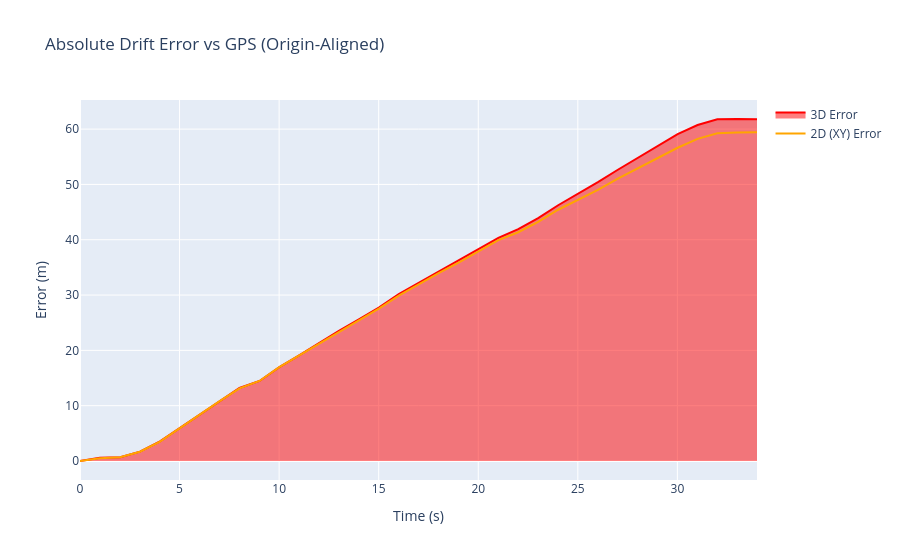

Source (notebook cell):
### Markdown cell above
## 7. Absolute Error Magnitude vs Time

### Code cell
if len(data_slam) > 0 and len(data_gps) > 0:
    # We must align the SLAM trajectory origin to the GPS origin for this to be valid.
    # Note: If there's an initial yaw offset, this error calculation will be artificially high.
    # A true analysis script (like analyze_run.py) uses Umeyama alignment to factor out yaw.
    
    # Calculate offset at start
    offset = gps_enu[0] - slam_pos_aligned[0]
    slam_pos_shifted = slam_pos_aligned + offset
    
    err = np.linalg.norm(slam_pos_shifted - gps_enu, axis=1)
    err_2d = np.linalg.norm(slam_pos_shifted[:,:2] - gps_enu[:,:2], axis=1)
    
    fig = go.Figure()
    fig.add_trace(go.Scatter(x=t_gps - t_gps[0], y=err, mode='lines', fill='tozeroy', name='3D Error', line=dict(color='red')))
    fig.add_trace(go.Scatter(x=t_gps - t_gps[0], y=err_2d, mode='lines', name='2D (XY) Error', line=dict(color='orange')))
    
    fig.update_layout(title="Absolute Drift Error vs GPS (Origin-Aligned)",
                      xaxis_title="Time (s)", yaxis_title="Error (m)")
    fig.show()
else:
    print("Need both GPS and SLAM data to compute error.")

### Figure 1 — Plotly figure (JSON) as saved in the notebook; plotly's stock layout.template omitted (floating-point values rounded to 4 significant figures)
{"data": [{"fill": "tozeroy", "line": {"color": "red"}, "mode": "lines", "name": "3D Error", "type": "scatter", "x": [0.0, 0.9996, 2.02, 3.012, 4.017, 5.018, 6.011, 7.017, 8.01, 9.015, 10.01, 11.01, 12.01, 13.0, 14.01, 15.01, 16.01, 17.01, 18.01, 19.01, 20.0, 21.01, 22.01, 23.01, 24.01, 25.0, 26.01, 27.01, 28.01, 29.01, 30.01, 31.01, 32.0, 33.0, 34.0], "y": [0.0, 0.59, 0.6871, 1.694, 3.566, 6.016, 8.434, 10.9, 13.21, 14.47, 16.98, 19.1, 21.34, 23.51, 25.62, 27.75, 30.19, 32.23, 34.37, 36.33, 38.31, 40.33, 41.93, 43.9, 46.23, 48.29, 50.43, 52.65, 54.75, 56.97, 59.1, 60.75, 61.76, 61.83, 61.77]}, {"line": {"color": "orange"}, "mode": "lines", "name": "2D (XY) Error", "type": "scatter", "x": [0.0, 0.9996, 2.02, 3.012, 4.017, 5.018, 6.011, 7.017, 8.01, 9.015, 10.01, 11.01, 12.01, 13.0, 14.01, 15.01, 16.01, 17.01, 18.01, 19.01, 20.0, 21.01, 22.01, 23.01, 24.01, 25.0, 26.01, 27.01, 28.01, 29.01, 30.01, 31.01, 32.0, 33.0, 34.0], "y": [0.0, 0.508, 0.6831, 1.674, 3.52, 6.003, 8.425, 10.81, 13.12, 14.47, 16.98, 19.09, 21.3, 23.41, 25.43, 27.53, 29.89, 31.99, 33.95, 35.86, 37.84, 39.94, 41.35, 43.22, 45.42, 47.22, 49.02, 51.04, 52.88, 54.75, 56.63, 58.25, 59.24, 59.37, 59.42]}], "layout": {"title": {"text": "Absolute Drift Error vs GPS (Origin-Aligned)"}, "xaxis": {"title": {"text": "Time (s)"}}, "yaxis": {"title": {"text": "Error (m)"}}}}
